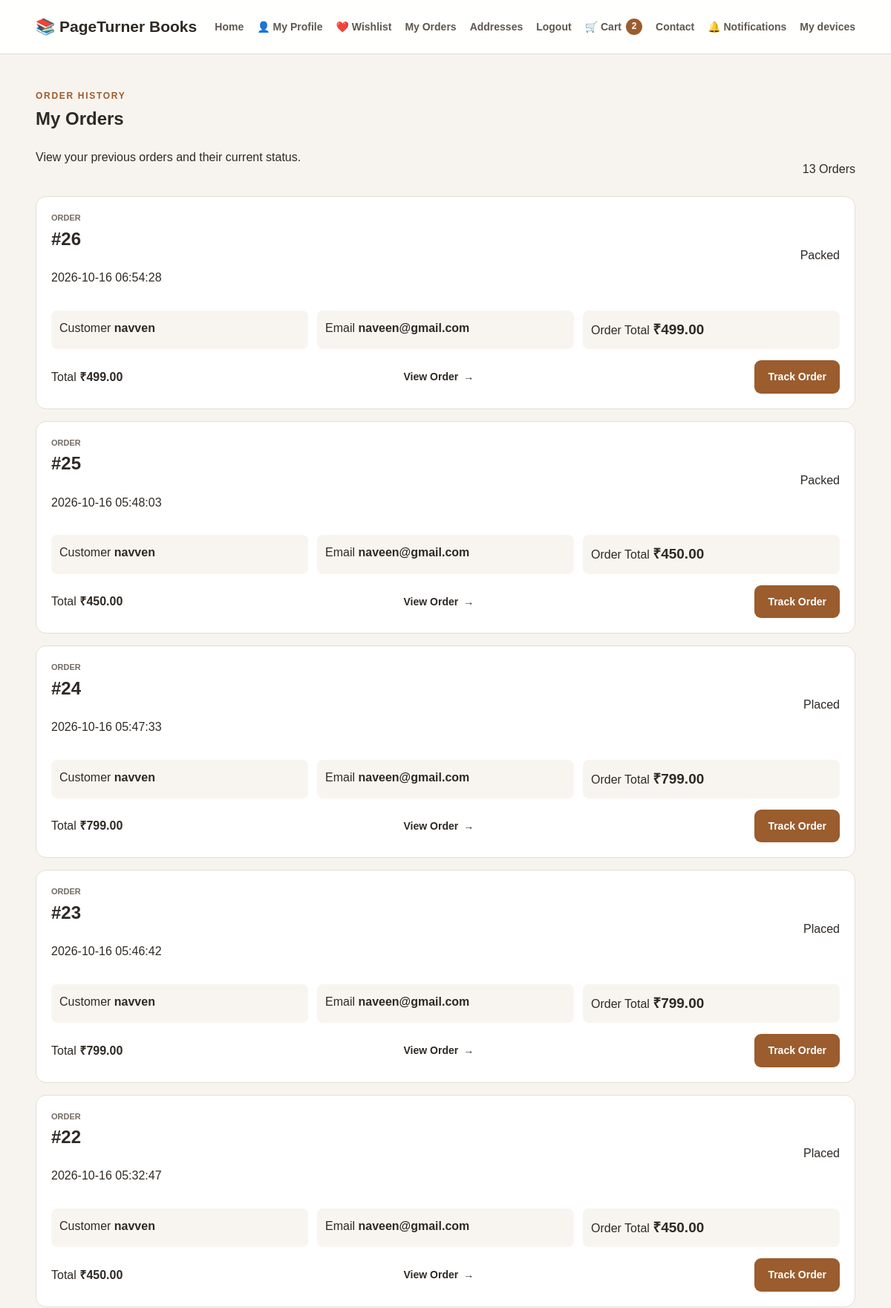
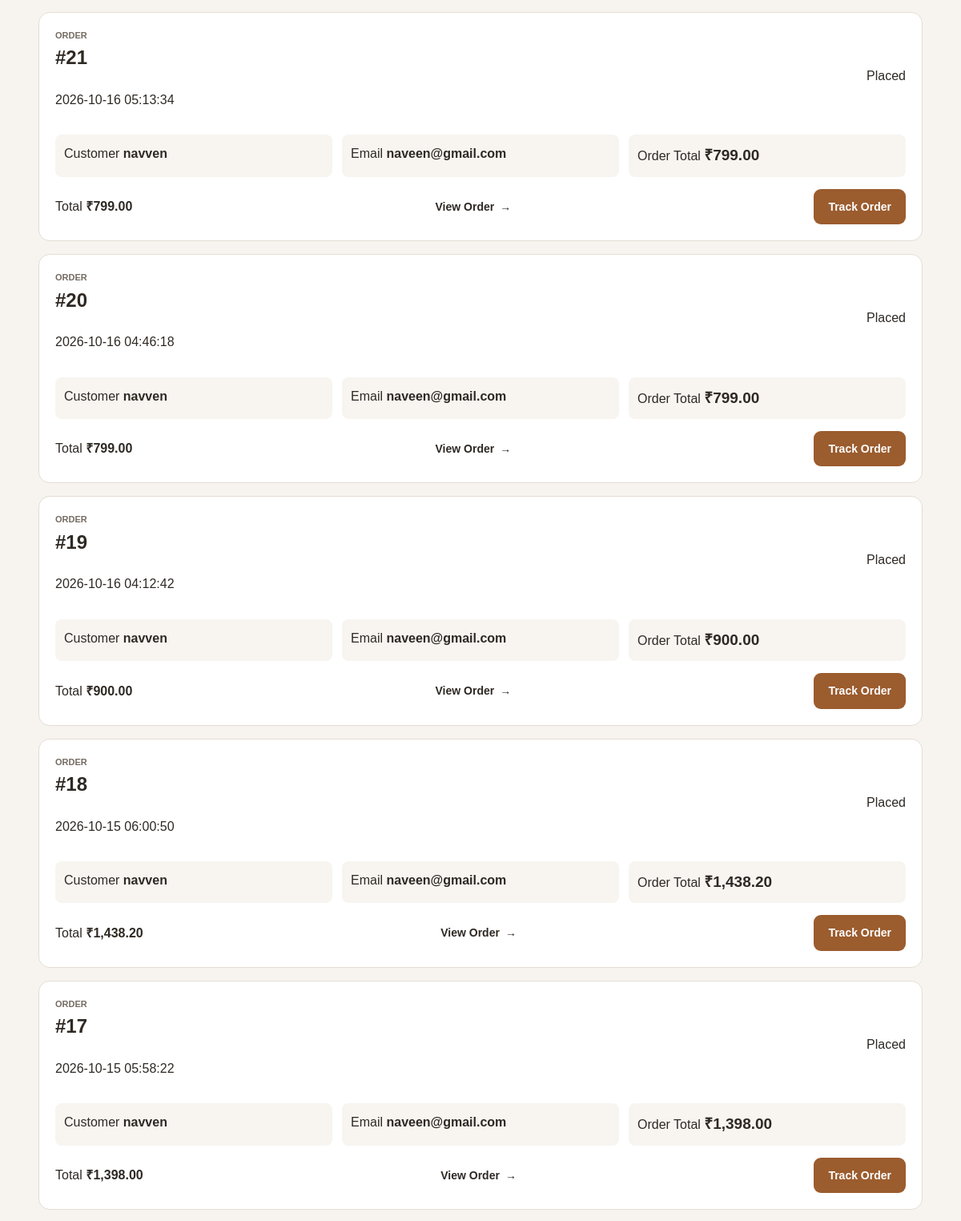
The app's page /orders (signed in, upper part) with its own data (2 pictures, top to bottom).
### tables this page shows
CREATE TABLE orders (
                id INTEGER PRIMARY KEY AUTOINCREMENT,

                user_id INTEGER,

                customer_name TEXT NOT NULL,

                email TEXT NOT NULL,

                phone TEXT NOT NULL DEFAULT '',

                address_snapshot TEXT NOT NULL,

                total_amount REAL NOT NULL DEFAULT 0,

                discount_amount REAL NOT NULL DEFAULT 0,

                coupon_code TEXT,

                status TEXT NOT NULL DEFAULT 'Placed'
                    CHECK (
                        status IN (
                            'Placed',
                            'Packed',
                            'Delivered',
                            'Cancelled'
                        )
                    ),

                created_at TEXT NOT NULL
                    DEFAULT CURRENT_TIMESTAMP, total_paise
            INTEGER NOT NULL DEFAULT 0, discount_paise
            INTEGER NOT NULL DEFAULT 0, subtotal_paise
            
            INTEGER NOT NULL
            DEFAULT 0
            CHECK (
                subtotal_paise >= 0
            ), shipping_paise
            
        INTEGER NOT NULL
        DEFAULT 0
        CHECK (
            shipping_paise >= 0
        ), tax_paise
            
        INTEGER NOT NULL
        DEFAULT 0
        CHECK (
            tax_paise >= 0
        ),

                FOREIGN KEY (user_id)
                    REFERENCES users(id)
                    ON DELETE SET NULL
            );

### shop.py (the view)
@shop_bp.route("/orders")
@login_required
def orders():
    user_id = session.get("user_id")
    db = get_db()
    user_orders = db.execute(
        """
        SELECT
            id,
            customer_name,
            email,
            phone,
            address_snapshot,
            total_paise,
            discount_paise,
            status,
            created_at

        FROM orders

        WHERE user_id = ?

        ORDER BY
            created_at DESC,
            id DESC
        """,
        (user_id,),
    ).fetchall()
    orders_with_items = []
    for order in user_orders:
        items = db.execute(
            """
            SELECT
                oi.id,
                oi.order_id,
                oi.book_id,
                oi.quantity,
                oi.price_paise,

                b.title,
                b.author,
                b.cover_image

            FROM order_items AS oi

            LEFT JOIN books AS b
                ON b.id = oi.book_id

            WHERE oi.order_id = ?

            ORDER BY oi.id ASC
            """,
            (order["id"],),
        ).fetchall()
        order_data = dict(order)
        order_data["items"] = []
        for item in items:
            item_data = dict(item)
            quantity = int(
                item["quantity"] or 0
            )
            price_paise = int(
                item["price_paise"] or 0
            )
            item_data["subtotal_paise"] = (
                quantity * price_paise
            )
            order_data["items"].append(
                item_data
            )
        orders_with_items.append(
            order_data
        )
    return render_template(
        "orders.html",
        orders=orders_with_items,
    )

### db.py (called while the page is built)
def get_db():
    if "db" not in g:
        g.db = sqlite3.connect(
            current_app.config["DATABASE"],
            timeout=10
        )
        g.db.row_factory = sqlite3.Row
        g.db.execute(
            "PRAGMA foreign_keys = ON"
        )
        g.db.execute(
            "PRAGMA busy_timeout = 10000"
        )
    return g.db

### extras.py (called while the page is built)
def _hash_token(token):
    return hashlib.sha256(token.encode('utf-8')).hexdigest()

### security.py (called while the page is built, shortened)
def generate_csrf_token():
    token = session.get(CSRF_SESSION_KEY)
    if not token:
        token = secrets.token_urlsafe(32)
        session[CSRF_SESSION_KEY] = token
    return token

def install_csrf_protection(app):
    app.jinja_env.globals["csrf_token"] = generate_csrf_token
    @app.before_request
    def csrf_before_request():
        if request.method == "POST":
            validate_csrf_token()

def current_user():
    user_id = session.get("user_id")
    if not user_id:
        return None
    db = get_db()
    return db.execute(
        """
        SELECT
            id,
            name,
            email,
            role
        FROM users
        WHERE id = ?
        """,
        (user_id,),
    ).fetchone()

def login_required(view):
    @wraps(view)
    def wrapped_view(*args, **kwargs):
        user = current_user()
        return view(*args, **kwargs)
    return wrapped_view

### shop.py (called while the page is built)
def money(paise):
    paise = int(
        paise or 0
    )
    sign = (
        "-"
        if paise < 0
        else ""
    )
    paise = abs(
        paise
    )
    rupees, remainder = divmod(
        paise,
        100
    )
    return (
        f"{sign}₹{rupees:,}."
        f"{remainder:02d}"
    )

### templates/orders.html (shortened to what this page needs)
{% extends "base.html" %}
{% block content %}
<section class="orders-page">
    <div class="orders-page-container">
        <div class="orders-page-header">
            <div>
                <span class="orders-label">
                    ORDER HISTORY
                </span>
                <h1>
                    My Orders
                </h1>
                <p>
                    View your previous orders and their
                    current status.
                </p>
            </div>
            {% if orders %}
                <div class="orders-count-badge">
                    {{ orders|length }}
                    {% if orders|length == 1 %}
                        Order
                    {% else %}
                        Orders
                    {% endif %}
                </div>
            {% endif %}
        </div>
        {% if orders %}
            <div class="orders-list">
                {% for order in orders %}
                    <article class="order-history-card">
                        <div class="order-history-header">
                            <div>
                                <span class="order-history-label">
                                    ORDER
                                </span>
                                <h2>
                                    #{{ order["id"] }}
                                </h2>
                                <p>
                                    {{ order["created_at"] }}
                                </p>
                            </div>
                            <span
                                class="
                                    order-history-status
                                    {% if order['status'] == 'Placed' %}
                                        order-history-status-placed
                                    {% elif order['status'] == 'Packed' %}
                                        order-history-status-packed
                                    {% elif order['status'] == 'Shipped' %}
                                        order-history-status-shipped
                                    {% elif order['status'] == 'Delivered' %}
                                        order-history-status-delivered
                                    {% elif order['status'] == 'Cancelled' %}
                                        order-history-status-cancelled
                                    {% endif %}
                                "
                            >
                                {{ order["status"] }}
                            </span>
                        </div>
                        <div class="order-history-info">
                            <div class="order-history-info-item">
                                <span>
                                    Customer
                                </span>
                                <strong>
                                    {{ order["customer_name"] }}
                                </strong>
                            </div>
                            <div class="order-history-info-item">
                                <span>
                                    Email
                                </span>
                                <strong>
                                    {{ order["email"] }}
                                </strong>
                            </div>
                            <div class="order-history-info-item">
                                <span>
                                    Order Total
                                </span>
                                <strong class="order-history-price">
                                    {{
                                        (order["total_paise"] | int)
                                        | money
                                    }}
                                </strong>
                            </div>
                        </div>
                        <div class="order-history-footer">
                            <div>
                                <span>
                                    Total
                                </span>
                                <strong>
                                    {{
                                        (order["total_paise"] | int)
                                        | money
                                    }}
                                </strong>
                            </div>
                            <a
                                href="{{ url_for(
                                    'shop.order_confirmation',
                                    order_id=order['id']
                                ) }}"
                                class="view-order-button"
                            >
                                View Order
                                <span>→</span>
                            </a>
<a
    href="{{ url_for('shop.order_tracking', order_id=order.id) }}"
    class="btn btn-primary"
>
    Track Order
</a>
                        </div>
                    </article>
                {% endfor %}
            </div>
        {% endif %}
    </div>
</section>
{% endblock %}

### records on screen
orders: id "26", created_at "2026-10-16 06:54:28", status "Packed", customer_name "navven", email "naveen@gmail.com", total_paise "₹499.00"
orders: id "25", created_at "2026-10-16 05:48:03", status "Packed", customer_name "navven", email "naveen@gmail.com", total_paise "₹450.00"
orders: id "24", created_at "2026-10-16 05:47:33", status "Placed", customer_name "navven", email "naveen@gmail.com", total_paise "₹799.00"
orders: id "23", created_at "2026-10-16 05:46:42", status "Placed", customer_name "navven", email "naveen@gmail.com", total_paise "₹799.00"
orders: id "22", created_at "2026-10-16 05:32:47", status "Placed", customer_name "navven", email "naveen@gmail.com", total_paise "₹450.00"
orders: id "21", created_at "2026-10-16 05:13:34", status "Placed", customer_name "navven", email "naveen@gmail.com", total_paise "₹799.00"
orders: id "20", created_at "2026-10-16 04:46:18", status "Placed", customer_name "navven", email "naveen@gmail.com", total_paise "₹799.00"
orders: id "19", created_at "2026-10-16 04:12:42", status "Placed", customer_name "navven", email "naveen@gmail.com", total_paise "₹900.00"
orders: id "18", created_at "2026-10-15 06:00:50", status "Placed", customer_name "navven", email "naveen@gmail.com", total_paise "₹1,438.20"
orders: id "17", created_at "2026-10-15 05:58:22", status "Placed", customer_name "navven", email "naveen@gmail.com", total_paise "₹1,398.00"

### other values on screen
{{ cart_count|default(0) }} "2"
{{ orders|length }} "13"
